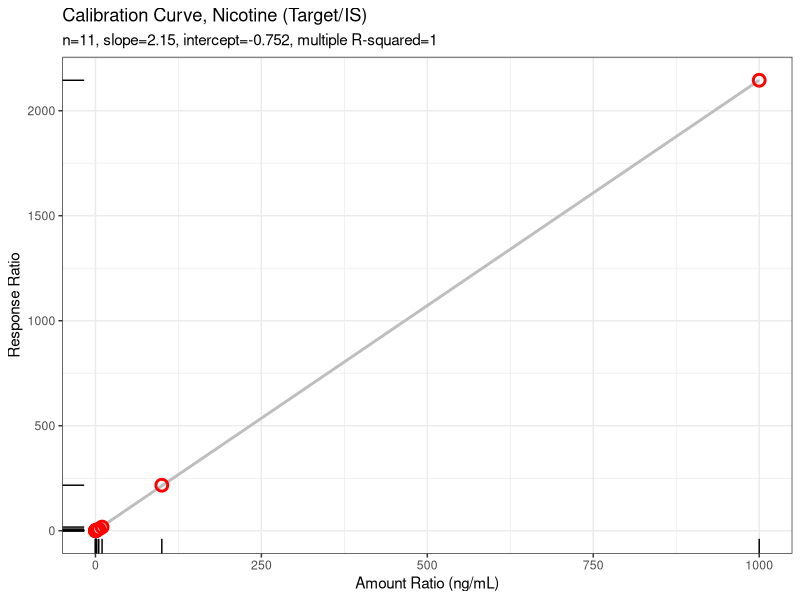
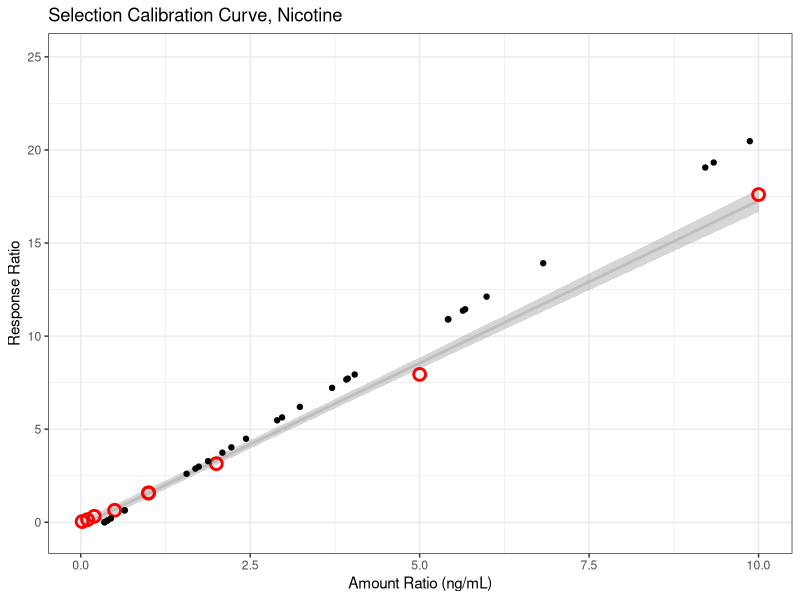

These charts were generated, in order, by the following R code:
## ---- chunk 1
knitr::opts_chunk$set(echo = FALSE)
## ---- chunk 2
library(tidyverse)
library(knitr)
library(kableExtra)
## ---- chunk 3
x <- read_csv("TestData.csv")
IntStdConc <- 5 # ppb
## ---- chunk 4
calibration_data <- x %>% 
  filter(Type == "Cal") %>%
  mutate(calResponseRatio = TargetResponse / IntStdResponse,
         calAmountRatio = ExptConc / IntStdConc)

lm_result <- summary(lm(calibration_data$calResponseRatio ~ calibration_data$calAmountRatio))

calibration_curve <- ggplot(calibration_data, aes(calAmountRatio, calResponseRatio)) +
    #facet_wrap(~) +
    geom_smooth(method = lm, color = "grey", size = 1) +
    geom_point(shape = 21, colour = "red", fill = NA, size = 3, stroke = 1.5) +
    labs(x = 'Amount Ratio (ng/mL)', y = 'Response Ratio') +
    labs(title = 'Calibration Curve, Nicotine (Target/IS)', 
         subtitle = paste('n=', nrow(calibration_data), 
                          ', slope=', signif(lm_result$coefficients[2,1], 3), 
                          ', intercept=', signif(lm_result$coefficients[1,1], 3),
                          ', multiple R-squared=', signif(lm_result$r.squared, 3), sep = '')) +
    geom_rug() +
    theme_bw()
print(calibration_curve)
## ---- chunk 5
# options(digits = 3)
calibration_data %>%
  #select(1:10) %>%
  kable() %>%
  kable_styling(bootstrap_options = c("striped", "hover"), full_width = FALSE) %>%
  scroll_box(width = "100%", height = "200px")
## ---- chunk 6
slope <- signif(lm_result$coefficients[2,1], 3) 
intercept <- signif(lm_result$coefficients[1,1], 3)

sample_data <- x %>%
  filter(Type == "Sample") %>%
  mutate(calResponseRatio = TargetResponse / IntStdResponse,
         amount = (calResponseRatio - intercept) * (IntStdConc / slope))
## ---- chunk 7
calibration_curve_log <- ggplot() +
  geom_smooth(data = calibration_data, 
              aes(calAmountRatio, calResponseRatio), 
              method = lm, color = "grey", size = 1) +
  geom_point(data = calibration_data,
             aes(calAmountRatio, calResponseRatio),
             shape = 21, colour = "red", fill = NA, size = 3, stroke = 1.5) +
  geom_point(data = sample_data,
             aes(x = amount/IntStdConc, y = calResponseRatio)) +
  xlim(NA, 10) +
  ylim(NA, 25) +
  # geom_text(calibration_data,
  #           aes(calAmountRatio, calResponseRatio, label = ExptConc),
  #           size = 4, color = "red", vjust = -0.5, hjust = 0, nudge_x = -0.5) +
  # scale_x_log10() +
  # scale_y_log10() +
  labs(x = 'Amount Ratio (ng/mL)', y = 'Response Ratio') +
  labs(title = 'Selection Calibration Curve, Nicotine') +
  theme_bw()
print(calibration_curve_log)
